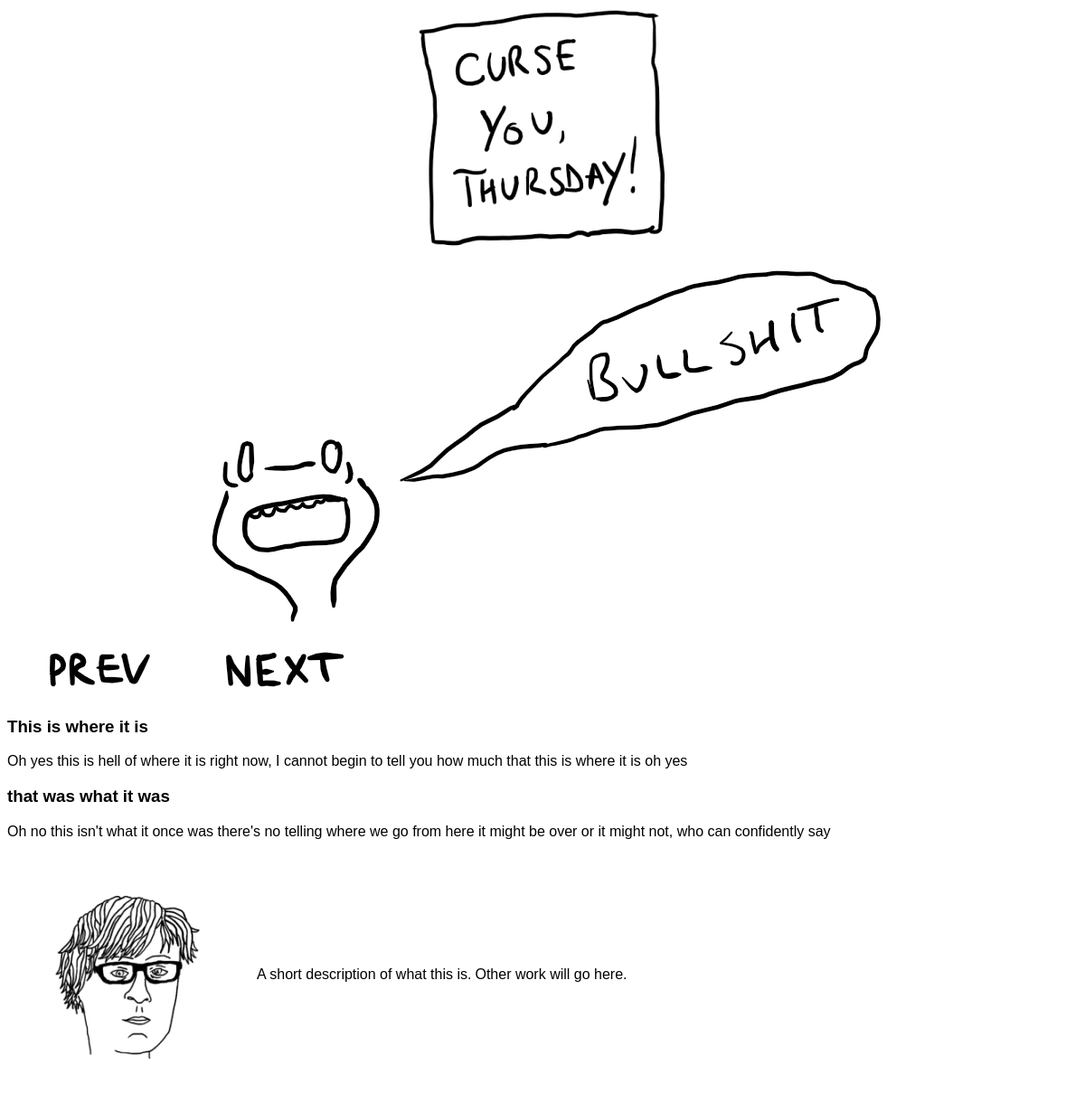
Before: / with the older database file.
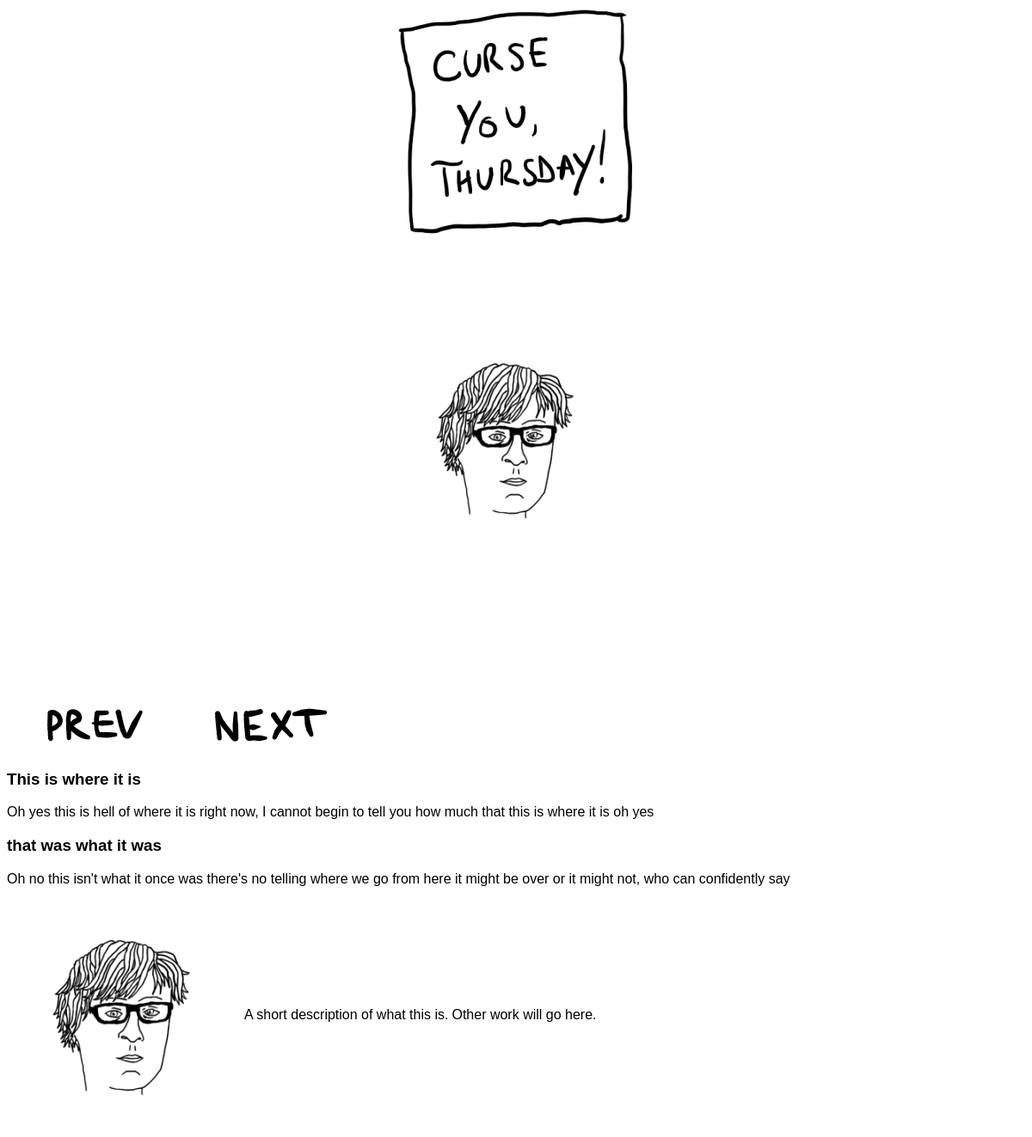
After: the same page with the newer database file.
### comic/models.py (models this page shows)
class Strip(models.Model):
    image = models.ImageField(upload_to='comics/', null=True, blank=True)
    alt = models.CharField(max_length=500)
    subtext = models.CharField(max_length=100000)
    pub_date = models.DateField(auto_now_add=True)

class Post(models.Model):
    title = models.CharField(max_length=200, default="")
    text = models.CharField(max_length=100000, default="")
    pub_date = models.DateField(auto_now_add=True)

### comic/views.py (the view)
# urls.py: url(r'^$', views.index, name='index'),
def index(request):
    all_strips = Strip.objects.all().order_by('-id')
    paginator = Paginator(all_strips, 1)
    page = request.GET.get('page')
    try:
        current_strip = paginator.page(page)
    except PageNotAnInteger:
        current_strip = paginator.page(1)
    except EmptyPage:
        current_strip = paginator.page(paginator.num_pages)
    recent_posts = Post.objects.order_by('pub_date')[:5]
    context_dict = {'current_strip': current_strip,
                    'recent_posts': recent_posts}
    return render(request, 'comic/index.html', context_dict)

### templates/comic/index.html (shortened to what this page needs)
{% load static %}
<!DOCTYPE html>
<html>
<head>
  <link href={% static "css/cyt.css" %} type="text/css" rel="stylesheet" />
</head>
<body>
    <img class="logo" src={% static "images/logo.jpg" %} title="Curse You Thursday"/>
    <br>
    {% if current_strip %}
      {% for strip in current_strip %}
        <img class="strip" src="{{strip.image.url}}" alt="{{strip.alt}}" title="{{strip.alt}}" /> {% endfor %}
        <br>
        {% if current_strip.has_next %}
          <a href="?page={{ current_strip.next_page_number }}"><img src={% static "images/prev.jpg" %} title="previous"/></a>
        {% else %}
          <img src={% static "images/prev.jpg" %} title="previous"/>
        {% endif %}
        {% if current_strip.has_previous %}
          <a href="?page={{ current_strip.previous_page_number }}"><img src={% static "images/next.jpg" %} title="next"/></a>
        {% else %}
          <img src={% static "images/next.jpg" %} title="next"/>
        {% endif %}
    {% endif %}
    {% if recent_posts %}
      {% for p in recent_posts %}
        <h3>{{p.title}}</h3>
        <p>{{p.text}}</p>
      {% endfor %}
    {% endif %}
    <table>
        <tr>
            <td><img src={% static "images/itisme.jpg" %} /></td>
            <td>
                <p>A short description of what this is.</p>
            </td>
            <td>
                <p>Other work will go here.</p>
            </td>
        </tr>
    </table>
</body>
</html>

### static/css/cyt.css (style rules this page uses)
body { font-family: Arial, Verdana, sans-serif; }
img.logo { display: block; margin:auto; }
img.strip { display: block; margin: auto; }

Changed rows visible on the page:
removed Strip: image (picture)
added Strip: image (picture)
